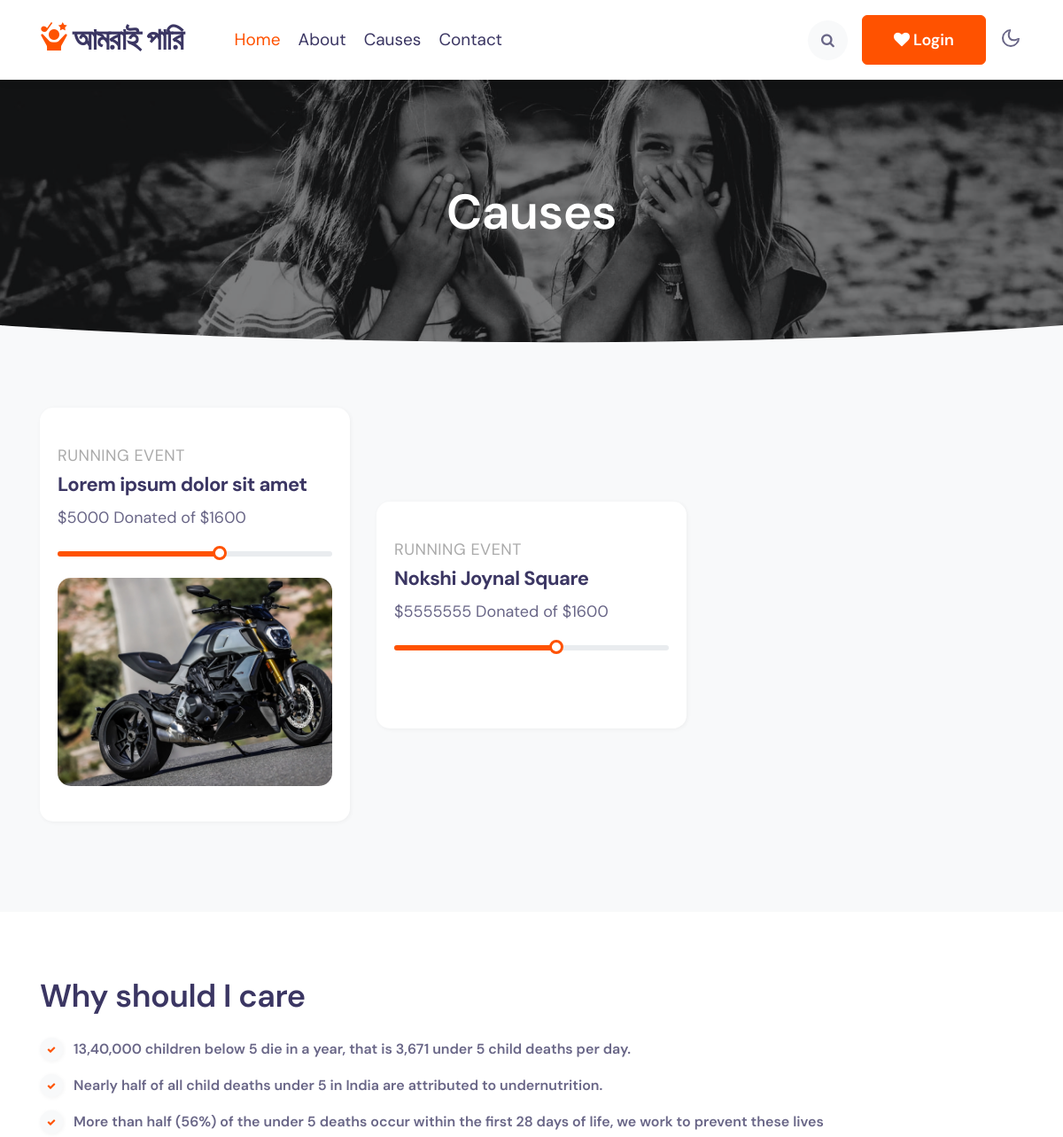
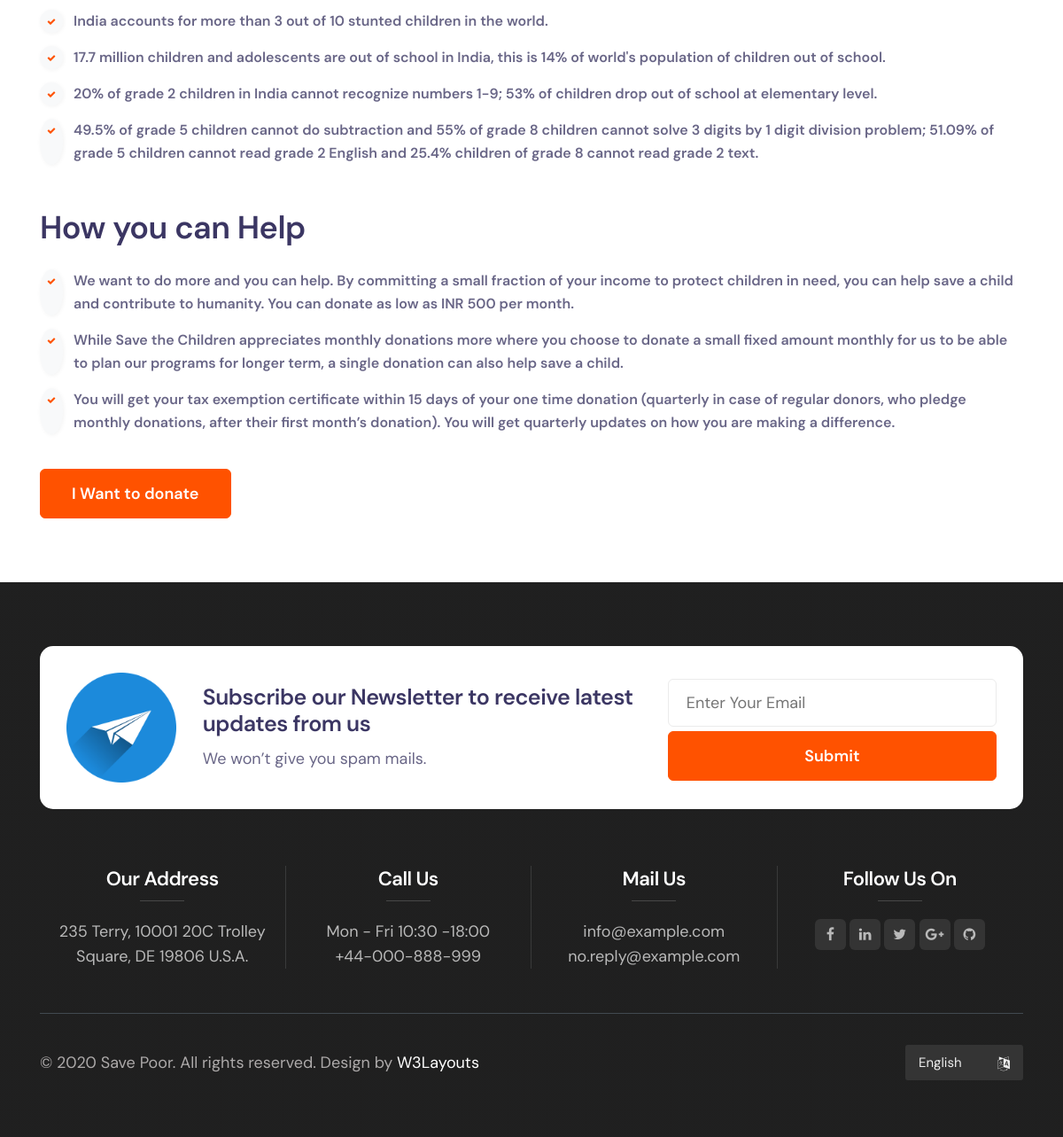
Page /causes/ on the committed database (2 pictures, top to bottom).
### events/models.py (models this page shows, shortened)
class Event(models.Model):
    title = models.CharField(max_length=100)
    cover = models.ImageField(upload_to='event_cover/')
    detail = models.TextField(max_length=1000)
    place = models.CharField(max_length=1000)
    total = models.IntegerField()
    gained = models.IntegerField(blank=True, default=0)
    deadline = models.DateTimeField(null=True)
    date_created = models.DateField(auto_now_add=True)
    date_updated = models.DateField(auto_now_add=True)
    READY = {
        ('yes', 'Yes'),
        ('no', 'No',)
    }
    ready_to_distribute = models.CharField(max_length=10, choices=READY, default="no")

### base/views.py (the view)
# urls.py: path('causes/', views.causes, name="causes"),
def causes(request):
    event = Event.objects.all()
    amount = list(Donate.objects.filter(isapproved='yes').aggregate(Sum('amount')).values())[0]
    context = {
        'events': event,
        'amount': amount
    }
    return render(request, 'causes.html', context)

### templates/causes.html (shortened to what this page needs)
{% extends 'base.html' %}
{% load static %}
{% block content %}
    <div class="inner-banner">
        <section class="w3l-breadcrumb py-5">
            <div class="container py-lg-5 py-md-3">
                <h2 class="title">Causes</h2>
            </div>
        </section>
    </div>
    <div class="position-relative">
        <div class="shape overflow-hidden">
        </div>
    </div>
    <div class="w3-services py-5">
        <div class="container py-lg-4 py-md-3">
            <div class="row w3-services-grids">
                {% for event in events %}
                    <div class="col-lg-4 col-md-6 causes-grid">
                        <div class="causes-grid-info">
                            <a href="{% url 'dashboard' %}" class="cause-title-wrap">
                                <p class="title">Running Event</p>
                                <h4 class="cause-title">{{ event.title }}
                                </h4>
                                <p class="counter-inherit">
                                    ${{ event.total }} Donated of ${{ amount }}
                                </p>
                            </a>
                            <div class="barWrapper my-4">
                                <div class="progress-box">
                                    <div class="progress" data-value="60">
                                        <div class="progress-bar" role="progressbar" aria-valuenow="60"
                                             aria-valuemin="0"
                                             aria-valuemax="100" style="width: 60%;">
                                            <div class="value-holder"></div>
                                        </div>
                                    </div>
                                </div>
                            </div>
                            <a href="{% url 'dashboard' %}"><img src="{{ event.cover.url }}" class="img-fuild radius-image-full"
                                                  alt=""></a>
                        </div>
                    </div>
                {% endfor %}
            </div>
        </div>
    </div>
    <section class="w3l-aboutblock2" id="story">
        <div class="py-5">
            <div class="container py-lg-4 py-md-3">
                <div class="cwp4-two">
                    <div class="cwp4-text">
                        <h3 class="title-big">Why should I care</h3>
                        <ul class="cont-4 mt-4">
                            <li><span class="fa fa-check"></span>13,40,000 children below 5 die in a year, that is 3,671
                                under 5 child deaths per day.
                            </li>
                            <li><span class="fa fa-check"></span>Nearly half of all child deaths under 5 in India are
                                attributed to undernutrition.
                            </li>
                            <li><span class="fa fa-check"></span>More than half (56%) of the under 5 deaths occur within
                                the
                                first 28 days of life, we work to prevent these lives
                            </li>
                            <li><span class="fa fa-check"></span>India accounts for more than 3 out of 10 stunted
                                children
                                in the world.
                            </li>
                            <li><span class="fa fa-check"></span>17.7 million children and adolescents are out of school
                                in
                                India, this is 14% of world's population of children out of school.
                            </li>
                            <li><span class="fa fa-check"></span>20% of grade 2 children in India cannot recognize
                                numbers
                                1-9; 53% of children drop out of school at elementary level.
                            </li>
                            <li><span class="fa fa-check"></span>49.5% of grade 5 children cannot do subtraction and 55%
                                of
                                grade 8 children cannot solve 3 digits by 1 digit division problem; 51.09% of grade 5
                                children cannot read grade 2 English and 25.4% children of grade 8 cannot read grade 2
                                text.
                            </li>
                        </ul>
                    </div>
                    <div class="cwp4-text mt-md-5 mt-4">
                        <h3 class="title-big">How you can Help</h3>
                        <ul class="cont-4 mt-4">
                            <li><span class="fa fa-check"></span>We want to do more and you can help. By committing a
                                small
                                fraction of your income to protect children in need, you can help save a child and
                                contribute to humanity. You can donate as low as INR 500 per month.
                            </li>
                            <li><span class="fa fa-check"></span> While Save the Children appreciates monthly donations
                                more
                                where you choose to donate a small
                                fixed amount monthly for us to be able to plan our programs for longer term, a single
                                donation
                                can also help save a child.
                            </li>
                            <li><span class="fa fa-check"></span>You will get your tax exemption certificate within 15
                                days
                                of your one time donation (quarterly in case of regular donors, who pledge monthly
                                donations, after their first month’s donation). You will get quarterly updates on how
                                you
                                are making a difference.
                            </li>
                        </ul>
                        <a href="#donate" class="btn btn-style btn-primary mt-md-4 mt-2"> I Want to donate</a>
                    </div>
                </div>
            </div>
        </div>
    </section>
{% endblock %}

### rows in the picture
Event: title "Lorem ipsum dolor sit amet", total "5000", gained "1600", cover (picture)
Event: title "Nokshi Joynal Square", total "5555555", amount "1600"
